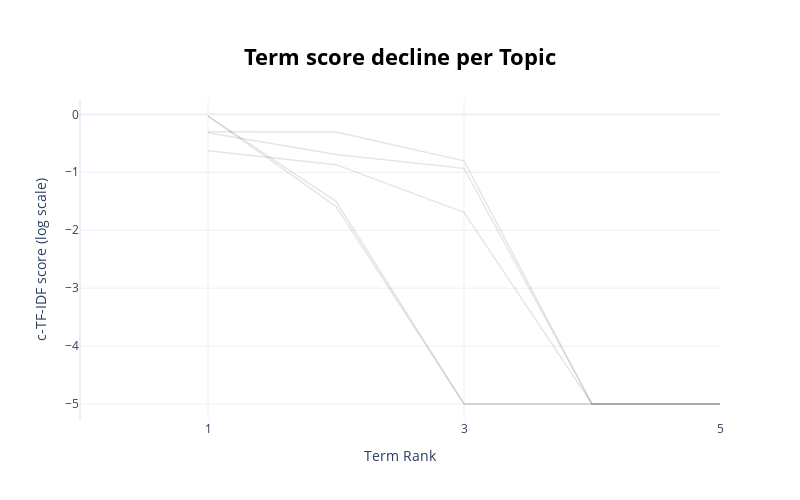

Notebook cell for this chart:
### Markdown cell above
![4DataMap-2.png](attachment:4DataMap-2.png)

### Code cell
topic_model.visualize_term_rank(log_scale=True)

### Figure 1 — Plotly figure (JSON) as saved in the notebook; plotly's stock layout.template omitted (floating-point values rounded to 4 significant figures)
{"data": [{"hovertext": "<b>Topic -1</b>:drug_people_gun__", "line": {"color": "black", "width": 1.5}, "mode": "lines+lines", "name": "", "opacity": 0.1, "type": "scatter", "x": [1, 2, 3, 4, 5], "y": [-0.2989, -0.3062, -0.8029, -5, -5]}, {"hovertext": "<b>Topic 0</b>:gun_people_drug__", "line": {"color": "black", "width": 1.5}, "mode": "lines+lines", "name": "", "opacity": 0.1, "type": "scatter", "x": [1, 2, 3, 4, 5], "y": [-0.6279, -0.8682, -1.693, -5, -5]}, {"hovertext": "<b>Topic 1</b>:drug_gun___", "line": {"color": "black", "width": 1.5}, "mode": "lines+lines", "name": "", "opacity": 0.1, "type": "scatter", "x": [1, 2, 3, 4, 5], "y": [-0.02871, -1.589, -5, -5, -5]}, {"hovertext": "<b>Topic 2</b>:people_gun___", "line": {"color": "black", "width": 1.5}, "mode": "lines+lines", "name": "", "opacity": 0.1, "type": "scatter", "x": [1, 2, 3, 4, 5], "y": [-0.03217, -1.503, -5, -5, -5]}, {"hovertext": "<b>Topic 3</b>:people_gun_drug__", "line": {"color": "black", "width": 1.5}, "mode": "lines+lines", "name": "", "opacity": 0.1, "type": "scatter", "x": [1, 2, 3, 4, 5], "y": [-0.3196, -0.6936, -0.9326, -5, -5]}], "layout": {"height": 500, "hoverlabel": {"bgcolor": "white", "font": {"family": "Rockwell", "size": 16}}, "showlegend": false, "title": {"font": {"color": "Black", "size": 22}, "text": "<b>Term score decline per Topic</b>", "x": 0.5, "xanchor": "center", "y": 0.9, "yanchor": "top"}, "width": 800, "xaxis": {"dtick": 2, "range": [0, 5], "tick0": 1, "title": {"text": "Term Rank"}}, "yaxis": {"title": {"text": "c-TF-IDF score (log scale)"}}}}
